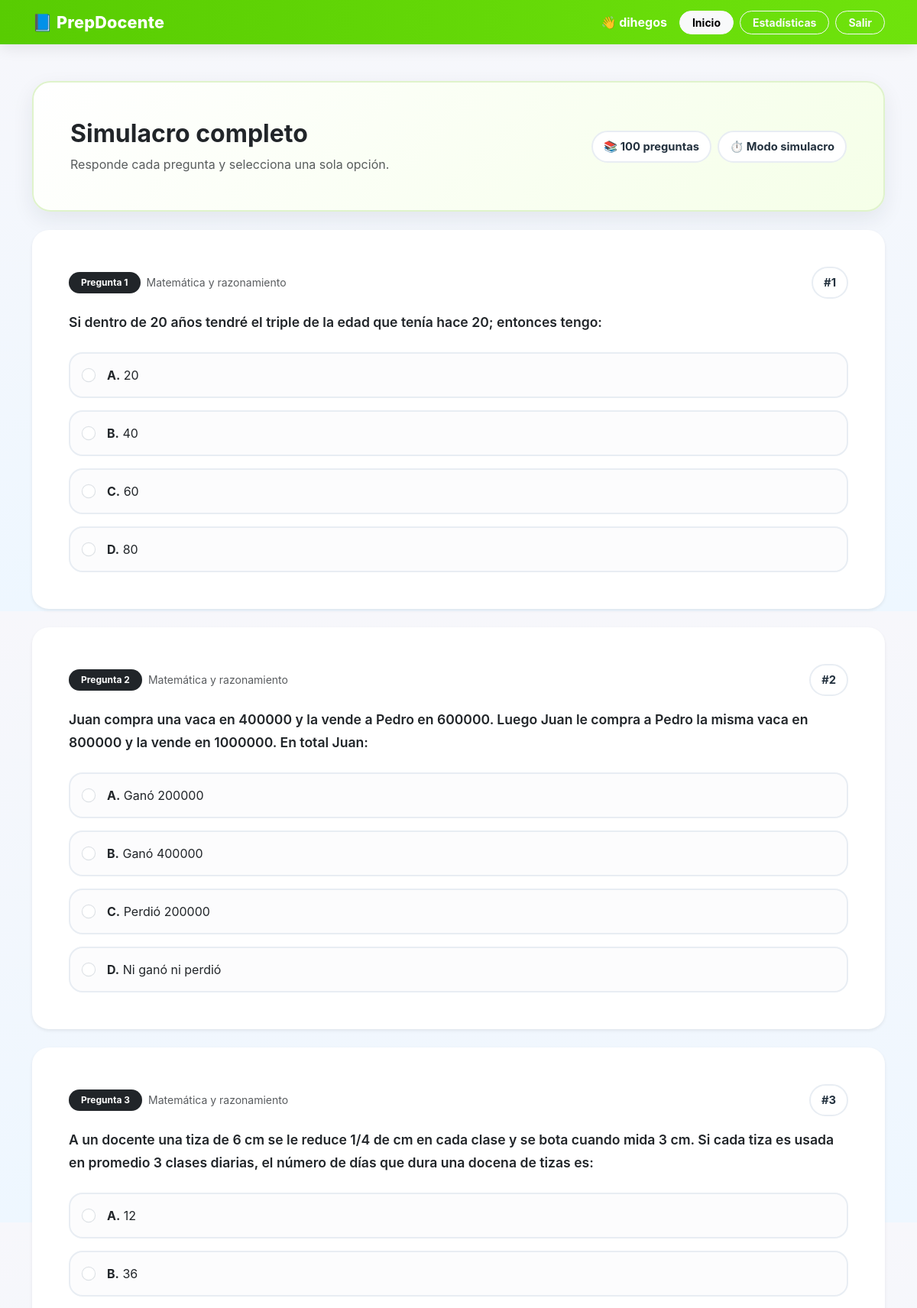
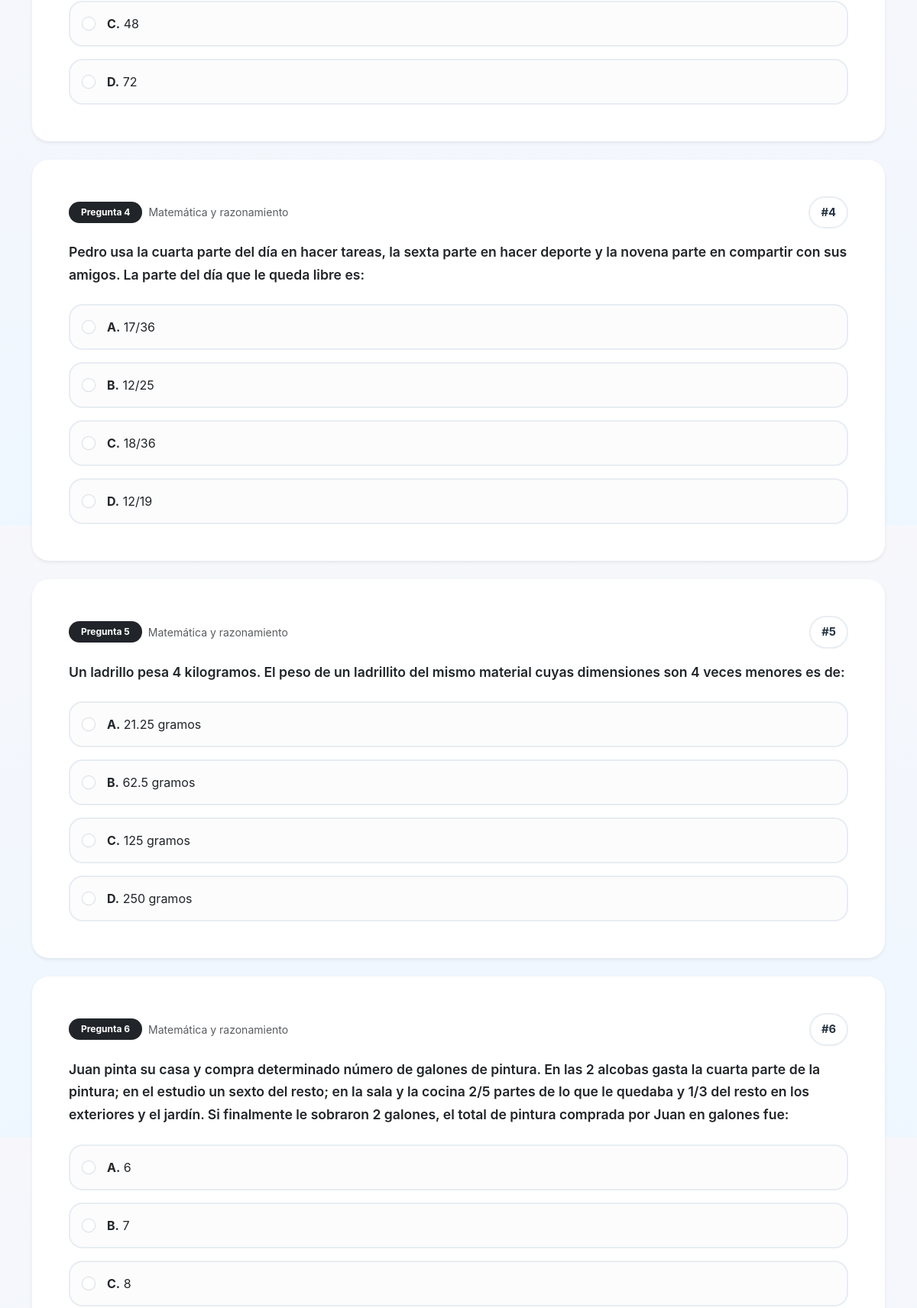
Page /quiz (signed in, upper part) on the committed database (2 pictures, top to bottom).
### prepdocente/models.py (models this page shows, shortened)
class User(UserMixin, db.Model):
    id = db.Column(db.Integer, primary_key=True)
    username = db.Column(db.String(80), unique=True, nullable=False, index=True)
    email = db.Column(db.String(120), unique=True, nullable=True, index=True)
    password_hash = db.Column(db.String(255), nullable=False)
    created_at = db.Column(db.DateTime, default=datetime.utcnow)
    attempts = db.relationship(
        "Attempt",
        backref="user",
        lazy=True,
        cascade="all, delete-orphan"
    )

class Question(db.Model):
    id = db.Column(db.Integer, primary_key=True)
    number = db.Column(db.Integer, nullable=False, unique=True)
    category = db.Column(db.String(120), nullable=False)
    prompt = db.Column(db.Text, nullable=False)
    option_a = db.Column(db.Text, nullable=False)
    option_b = db.Column(db.Text, nullable=False)
    option_c = db.Column(db.Text, nullable=False)
    option_d = db.Column(db.Text, nullable=False)
    correct_option = db.Column(db.String(1), nullable=False)
    explanation = db.Column(db.Text, nullable=True)
    image = db.Column(db.String(255), nullable=True)
    video_url = db.Column(db.String(500), nullable=True)

### prepdocente/routes.py (the view)
@main_bp.route("/quiz")
@login_required
def quiz_all():
    current_set = get_current_exam_set()
    questions = get_questions_for_exam_set(current_set)
    return render_template(
        "quiz.html",
        title="Simulacro completo",
        questions=questions,
        timed=True,
        current_set=current_set,
    )

### prepdocente/__init__.py (called while the page is built)
@login_manager.user_loader
def load_user(user_id):
    return User.query.get(int(user_id))

### prepdocente/routes.py (called while the page is built)
def get_current_exam_set():
    return 1

def get_questions_for_exam_set(quiz_set=1):
    return Question.query.order_by(Question.number.asc()).all()

### prepdocente/templates/quiz.html (shortened to what this page needs)
{% extends 'base.html' %}
{% block content %}
<div class="card quiz-header-card mb-4">
    <div class="card-body p-4 p-md-5">
        <div class="d-flex flex-column flex-lg-row justify-content-between align-items-lg-center gap-3">
            <div>
                <h2 class="mb-2 fw-bold">{{ title }}</h2>
                <p class="text-muted mb-0">
                    Responde cada pregunta y selecciona una sola opción.
                </p>
            </div>
            <div class="d-flex gap-2 flex-wrap">
                <span class="duo-pill">📚 {{ questions|length }} preguntas</span>
                {% if timed %}
                    <span class="duo-pill">⏱️ Modo simulacro</span>
                {% else %}
                    <span class="duo-pill">🎯 Modo práctica</span>
                {% endif %}
            </div>
        </div>
    </div>
</div>
<form method="post" action="{{ url_for('main.submit') }}">
    {% for q in questions %}
        <div class="card shadow-sm mb-4 border-0 quiz-card">
            <div class="card-body p-4 p-md-5">
                <div class="d-flex justify-content-between align-items-center mb-3 flex-wrap gap-2">
                    <div class="d-flex align-items-center flex-wrap gap-2">
                        <span class="badge rounded-pill text-bg-dark px-3 py-2">Pregunta {{ q.number }}</span>
                        <span class="text-muted small">{{ q.category }}</span>
                    </div>
                    <span class="duo-pill">#{{ loop.index }}</span>
                </div>
                <div class="question-text mb-4">
                    {{ q.prompt }}
                </div>
                <div class="options-group d-grid gap-3">
                    <label class="option-row d-flex align-items-start p-3 rounded border">
                        <input
                            class="form-check-input mt-1 me-3"
                            type="radio"
                            name="question_{{ q.id }}"
                            value="A"
                            id="q{{ q.id }}a"
                        >
                        <span><strong>A.</strong> {{ q.option_a }}</span>
                    </label>
                    <label class="option-row d-flex align-items-start p-3 rounded border">
                        <input
                            class="form-check-input mt-1 me-3"
                            type="radio"
                            name="question_{{ q.id }}"
                            value="B"
                            id="q{{ q.id }}b"
                        >
                        <span><strong>B.</strong> {{ q.option_b }}</span>
                    </label>
                    <label class="option-row d-flex align-items-start p-3 rounded border">
                        <input
                            class="form-check-input mt-1 me-3"
                            type="radio"
                            name="question_{{ q.id }}"
                            value="C"
                            id="q{{ q.id }}c"
                        >
                        <span><strong>C.</strong> {{ q.option_c }}</span>
                    </label>
                    <label class="option-row d-flex align-items-start p-3 rounded border mb-0">
                        <input
                            class="form-check-input mt-1 me-3"
                            type="radio"
                            name="question_{{ q.id }}"
                            value="D"
                            id="q{{ q.id }}d"
                        >
                        <span><strong>D.</strong> {{ q.option_d }}</span>
                    </label>
                </div>
            </div>
        </div>
    {% endfor %}
</form>
{% endblock %}

### prepdocente/templates/base.html (shortened to what this page needs)
<!doctype html>
<html lang="es">
<head>
    <link href="https://cdn.jsdelivr.net/npm/bootstrap@5.3.3/dist/css/bootstrap.min.css" rel="stylesheet">
    <link rel="stylesheet" href="{{ url_for('static', filename='style.css') }}">
</head>
<body>
<nav class="navbar navbar-expand-lg navbar-dark navbar-duo">
    <div class="container">
        <a class="navbar-brand" href="{{ url_for('main.index') }}">📘 PrepDocente</a>
        <div class="d-flex gap-2 align-items-center flex-wrap">
            {% if current_user.is_authenticated %}
                <span class="text-white fw-bold me-2">👋 {{ current_user.username }}</span>
                <a class="btn btn-light btn-sm fw-bold rounded-pill px-3" href="{{ url_for('main.index') }}">Inicio</a>
                <a class="btn btn-outline-light btn-sm fw-bold rounded-pill px-3" href="{{ url_for('main.stats') }}">Estadísticas</a>
                <a class="btn btn-outline-light btn-sm fw-bold rounded-pill px-3" href="{{ url_for('main.logout') }}">Salir</a>
            {% else %}
                <a class="btn btn-light btn-sm fw-bold rounded-pill px-3" href="{{ url_for('main.login') }}">Entrar</a>
                <a class="btn btn-outline-light btn-sm fw-bold rounded-pill px-3" href="{{ url_for('main.register') }}">Crear cuenta</a>
            {% endif %}
        </div>
    </div>
</nav>
<div class="container py-4 py-md-5">
    {% block content %}{% endblock %}
</div>
</body>
</html>

### prepdocente/static/style.css (style rules this page uses)
:root { --duo-green: #58cc02; --duo-green-dark: #46a302; --duo-green-soft: #e9fbd7; --duo-blue: #1cb0f6; --duo-yellow: #ffd900; --duo-red: #ff4b4b; --duo-bg: #f7f7fb; --duo-card: #ffffff; --duo-text: #24323f; --duo-muted: #6c7a89; --duo-border: #e8edf3; }
body { background: linear-gradient(180deg, #f7f7fb 0%, #eef7ff 100%); color: var(--duo-text); font-family: "Inter", "Segoe UI", sans-serif; }
a { text-decoration: none; }
.navbar-duo { background: linear-gradient(90deg, var(--duo-green) 0%, #6fe30c 100%); box-shadow: 0 6px 18px rgba(0, 0, 0, 0.08); }
.navbar-brand { font-weight: 800; font-size: 1.35rem; letter-spacing: 0.2px; }
.card { border: none; border-radius: 24px; background: var(--duo-card); box-shadow: 0 10px 28px rgba(31, 41, 55, 0.08); }
.duo-pill { display: inline-flex; align-items: center; gap: 8px; background: #ffffff; color: var(--duo-text); border: 2px solid var(--duo-border); border-radius: 999px; padding: 8px 14px; font-weight: 700; font-size: 0.92rem; }
.quiz-header-card { border: 2px solid #dff3cb; background: linear-gradient(135deg, #ffffff 0%, #f5ffe8 100%); }
.option-row { background: #fcfcfd; cursor: pointer; transition: all 0.15s ease; border: 2px solid #e8edf3 !important; border-radius: 18px !important; }
.option-row input[type="radio"] { transform: scale(1.15); }
.question-text { font-size: 1.1rem; line-height: 1.7; font-weight: 600; }
.instructions-box, .passage-card, .quiz-card { border-radius: 22px !important; }

### rows in the picture
User: username "dihegos"
Question: number "1", category "Matemática y razonamiento", prompt "Si dentro de 20 años tendré el triple de la edad que tenía hace 20; entonces tengo:", option_a "20", option_b "40", option_c "60", option_d "80"
Question: number "2", category "Matemática y razonamiento", prompt "Juan compra una vaca en 400000 y la vende a Pedro en 600000. Luego Juan le compra a Pedro la misma vaca en 800000 y la vende en 1000000. En total Juan:", option_a "Ganó 200000", option_b "Ganó 400000", option_c "Perdió 200000", option_d "Ni ganó ni perdió"
Question: number "3", category "Matemática y razonamiento", prompt "A un docente una tiza de 6 cm se le reduce 1/4 de cm en cada clase y se bota cuando mida 3 cm. Si cada tiza es usada en promedio 3 clases diarias, el número de días que dura una docena de tizas es:", option_a "12", option_b "36", option_c "48", option_d "72"
Question: number "4", category "Matemática y razonamiento", prompt "Pedro usa la cuarta parte del día en hacer tareas, la sexta parte en hacer deporte y la novena parte en compartir con sus amigos. La parte del día que le queda libre es:", option_a "17/36", option_b "12/25", option_c "18/36", option_d "12/19"
Question: number "5", category "Matemática y razonamiento", prompt "Un ladrillo pesa 4 kilogramos. El peso de un ladrillito del mismo material cuyas dimensiones son 4 veces menores es de:", option_a "21.25 gramos", option_b "62.5 gramos", option_c "125 gramos", option_d "250 gramos"
Question: number "6", category "Matemática y razonamiento", prompt "Juan pinta su casa y compra determinado número de galones de pintura. En las 2 alcobas gasta la cuarta parte de la pintura; en el estudio un sexto del resto; en la sala y la cocina 2/5 partes de lo que le quedaba y 1/3 del resto en los exteriores y el jardín. Si finalmente le sobraron 2 galones, el total de pintura comprada por Juan en galones fue:", option_a "6", option_b "7", option_c "8"

### other values in the picture
{{ title }} "Simulacro completo"
{{ questions|length }} "100"
